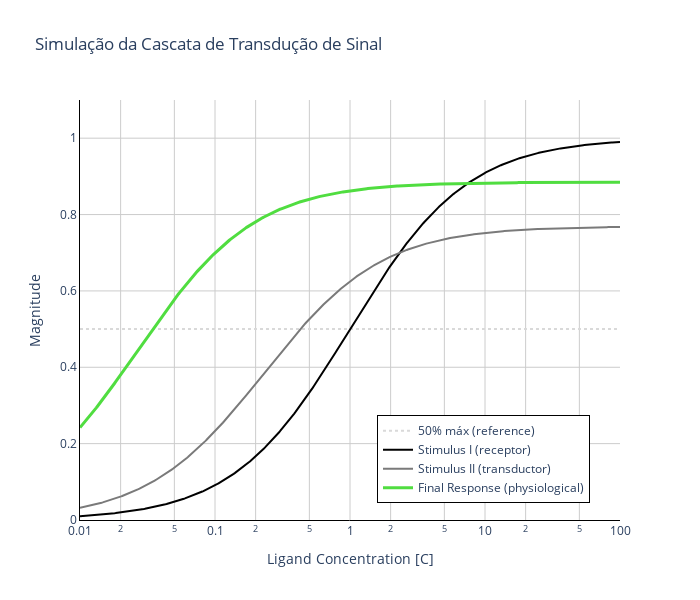

Notebook code for this chart:
### Code cell
C = np.logspace(-2, 2, 500)  # de 0.01 a 100 (concentração)
B_max = 1.0   # capacidade máxima de ligação na Cascade I
K_d = 1.0     # constante de dissociação (afinidade)
S_max1 = 1.0  # ganho máximo da Cascade II
K_e1 = 0.3    # meia resposta da Cascade II
S_max2 = 1.0  # ganho máximo da Cascade III (resposta final)
K_e2 = 0.1    # meia resposta da Cascade III
stimulus_I = (B_max * C) / (K_d + C)
stimulus_II = (S_max1 * stimulus_I) / (K_e1 + stimulus_I)
response = (S_max2 * stimulus_II) / (K_e2 + stimulus_II)

ref_line = go.Scatter(
    x=C, y=[0.5]*len(C),
    mode='lines', name='50% máx (reference)',
    line=dict(color='rgb(217, 217, 217)', dash='dot')
)
trace1 = go.Scatter(
    x=C, y=stimulus_I,
    mode='lines', name='Stimulus I (receptor)',
    line=dict(color='#000000')
)
trace2 = go.Scatter(
    x=C, y=stimulus_II,
    mode='lines', name='Stimulus II (transductor)',
    line=dict(color='#7a7a7a')
)
trace3 = go.Scatter(
    x=C, y=response,
    mode='lines', name='Final Response (physiological)',
    line=dict(width=3, color='#50dd40')
)

fig = go.Figure(data=[ref_line, trace1, trace2, trace3, ])

plotlymodex.main_layout(
    fig, title='Simulação da Cascata de Transdução de Sinal',
    x='Ligand Concentration [C]', y='Magnitude', 
    x_type='log', legend_x=0.55, legend_y=0.04, legend_border_color='black', y_range=[0, 1.1]
)

### Figure 1 — Plotly figure (JSON) as saved in the notebook; plotly's stock layout.template omitted (floating-point values rounded to 4 significant figures; data arrays with more than 128 entries replaced by an {"elided": "..."} marker saying what was removed)
{"data": [{"hovertemplate": "x: %{x}<br>y: %{y}", "line": {"color": "rgb(217, 217, 217)", "dash": "dot"}, "mode": "lines", "name": "50% máx (reference)", "type": "scatter", "x": {"elided": "500 float values"}, "y": {"elided": "500 float values"}}, {"hovertemplate": "x: %{x}<br>y: %{y}", "line": {"color": "#000000"}, "mode": "lines", "name": "Stimulus I (receptor)", "type": "scatter", "x": {"elided": "500 float values"}, "y": {"elided": "500 float values"}}, {"hovertemplate": "x: %{x}<br>y: %{y}", "line": {"color": "#7a7a7a"}, "mode": "lines", "name": "Stimulus II (transductor)", "type": "scatter", "x": {"elided": "500 float values"}, "y": {"elided": "500 float values"}}, {"hovertemplate": "x: %{x}<br>y: %{y}", "line": {"color": "#50dd40", "width": 3}, "mode": "lines", "name": "Final Response (physiological)", "type": "scatter", "x": {"elided": "500 float values"}, "y": {"elided": "500 float values"}}], "layout": {"height": 600, "legend": {"bgcolor": "#ffffff", "bordercolor": "black", "borderwidth": 1, "orientation": "v", "x": 0.55, "y": 0.04}, "paper_bgcolor": "white", "plot_bgcolor": "white", "showlegend": true, "title": {"text": "Simulação da Cascata de Transdução de Sinal"}, "width": 700, "xaxis": {"gridcolor": "#CCCCCC", "linecolor": "black", "showgrid": true, "title": {"text": "Ligand Concentration [C]"}, "type": "log", "zerolinecolor": "#AAAAAA"}, "yaxis": {"gridcolor": "#CCCCCC", "linecolor": "black", "range": [0, 1.1], "showgrid": true, "title": {"text": "Magnitude"}, "type": "-", "zerolinecolor": "#AAAAAA"}}}
